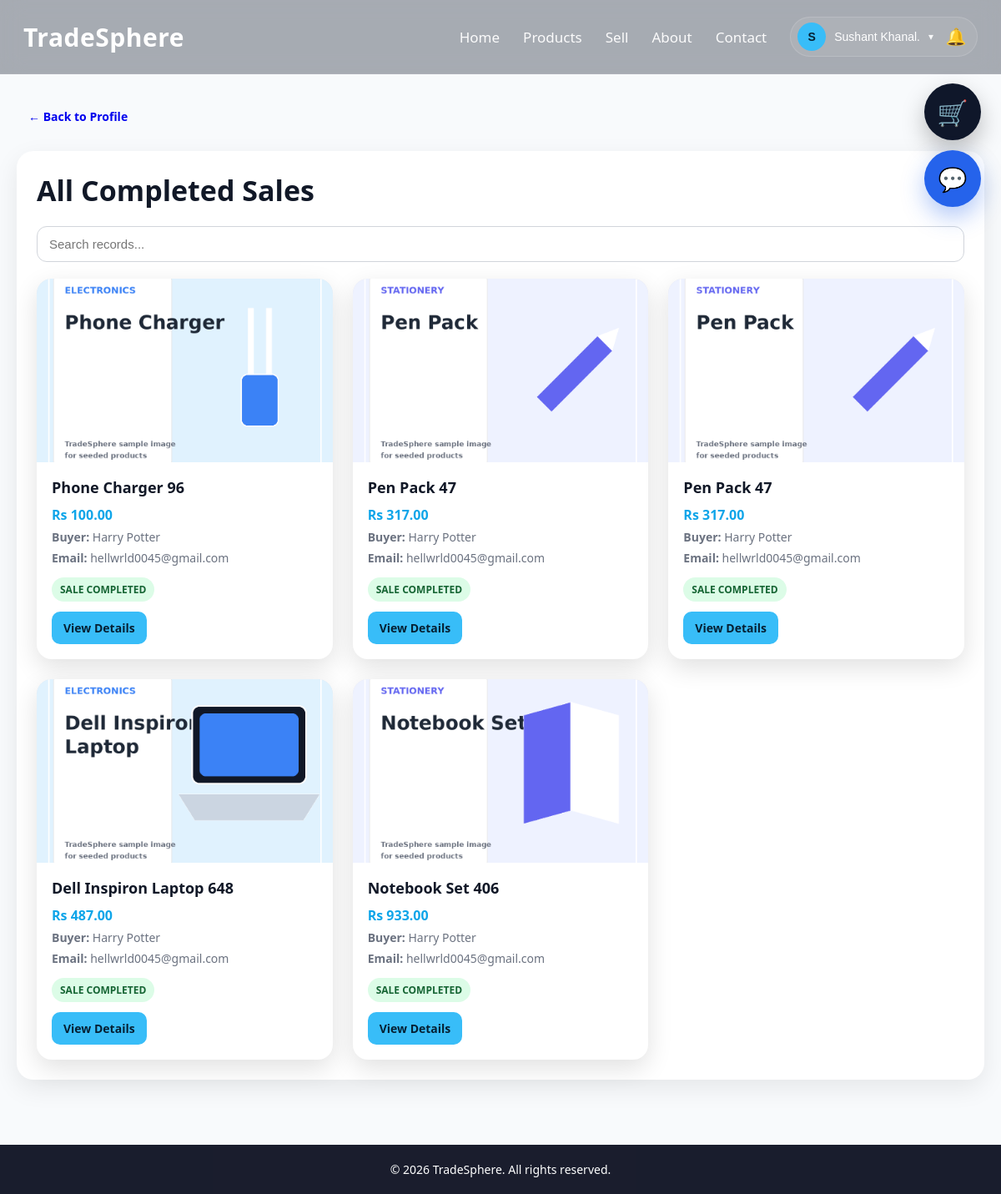
The app's page /completed_sales.php (signed in) with its own data.
### tables this page shows
CREATE TABLE `users` (
  `id` int(11) NOT NULL,
  `name` varchar(100) DEFAULT NULL,
  `email` varchar(150) DEFAULT NULL,
  `password` varchar(255) DEFAULT NULL,
  `role` enum('user','admin') DEFAULT 'user',
  `is_verified` tinyint(1) DEFAULT 0,
  `email_otp` varchar(255) DEFAULT NULL,
  `otp_expires_at` datetime DEFAULT NULL,
  `reset_token` varchar(255) DEFAULT NULL,
  `reset_expires_at` datetime DEFAULT NULL,
  `created_at` timestamp NOT NULL DEFAULT current_timestamp(),
  `seller_status` enum('none','pending','approved','rejected') DEFAULT 'none',
  `seller_requested_at` datetime DEFAULT NULL,
  `seller_verified_at` datetime DEFAULT NULL,
  `account_status` enum('active','pending_admin','removed') DEFAULT 'active',
  `removal_reason` text DEFAULT NULL,
  `removed_at` datetime DEFAULT NULL,
  `reapply_requested_at` datetime DEFAULT NULL
);

CREATE TABLE `orders` (
  `id` int(11) NOT NULL,
  `user_id` int(11) NOT NULL,
  `product_id` int(11) NOT NULL,
  `seller_user_id` int(11) DEFAULT NULL,
  `buyer_name` varchar(120) NOT NULL,
  `buyer_email` varchar(120) NOT NULL,
  `buyer_phone` varchar(30) NOT NULL,
  `buyer_message` text DEFAULT NULL,
  `amount` decimal(10,2) NOT NULL,
  `quantity` int(11) NOT NULL DEFAULT 1,
  `transaction_uuid` varchar(120) NOT NULL,
  `payment_method` varchar(50) NOT NULL DEFAULT 'eSewa',
  `payment_status` varchar(50) NOT NULL DEFAULT 'pending',
  `order_status` varchar(50) NOT NULL DEFAULT 'placed',
  `seller_delivery_status` varchar(50) NOT NULL DEFAULT 'pending',
  `buyer_received` tinyint(1) NOT NULL DEFAULT 0,
  `delivered_at` datetime DEFAULT NULL,
  `buyer_received_at` datetime DEFAULT NULL,
  `seller_cleared` tinyint(1) NOT NULL DEFAULT 0,
  `esewa_ref_id` varchar(120) DEFAULT NULL,
  `created_at` timestamp NOT NULL DEFAULT current_timestamp(),
  `updated_at` timestamp NOT NULL DEFAULT current_timestamp() ON UPDATE current_timestamp(),
  `buyer_address` text DEFAULT NULL
);

CREATE TABLE `products` (
  `id` int(11) NOT NULL,
  `user_id` int(11) DEFAULT NULL,
  `name` varchar(255) DEFAULT NULL,
  `category_id` int(11) DEFAULT NULL,
  `price` decimal(10,2) DEFAULT NULL,
  `city` varchar(100) DEFAULT NULL,
  `seller_email` varchar(150) DEFAULT NULL,
  `contact_number` varchar(20) DEFAULT NULL,
  `contact_info` varchar(255) DEFAULT NULL,
  `image` varchar(255) DEFAULT NULL,
  `description` text DEFAULT NULL,
  `product_condition` varchar(50) DEFAULT NULL,
  `status` enum('available','sold') DEFAULT 'available',
  `created_at` timestamp NOT NULL DEFAULT current_timestamp(),
  `average_rating` decimal(3,2) NOT NULL DEFAULT 0.00,
  `rating_count` int(11) NOT NULL DEFAULT 0,
  `ai_status` enum('approved','manual_review','rejected','skipped') DEFAULT 'skipped',
  `ai_reason` text DEFAULT NULL
);

### completed_sales.php (the view, shortened to what this page needs)
<?php
include "config/db.php";
$userEmail = $conn->real_escape_string($_SESSION['user']);
$userRes = $conn->query("SELECT * FROM users WHERE email='$userEmail' LIMIT 1");
$user = $userRes ? $userRes->fetch_assoc() : null;
$userId = (int)$user['id'];
$mySales = $conn->query("
    SELECT
        o.*,
        p.name AS product_name,
        p.image AS product_image
    FROM orders o
    INNER JOIN products p ON o.product_id = p.id
    WHERE o.seller_user_id = $userId
    AND o.buyer_received = 1
    ORDER BY o.buyer_received_at DESC, o.created_at DESC
");
?>
<!DOCTYPE html>
<html lang="en">
<head>
    <link rel="stylesheet" href="css/style.css">
</head>
<body>
<?php include "includes/navbar.php"; ?>
<div class="page-wrap">
<div class="container">
    <div class="back-row">
        <a href="profile.php#sales" class="small-btn dark">← Back to Profile</a>
    </div>
    <div class="profile-section-card">
        <h2 class="section-title" style="text-align:left;margin-bottom:20px;">All Completed Sales</h2>
        <?php if ($mySales && $mySales->num_rows > 0): ?>
            <div style="margin-bottom:20px;">
    <input
        type="text"
        id="profileSearchInput"
        placeholder="Search records..."
        style="width:100%;padding:12px 14px;border:1px solid #d1d5db;border-radius:12px;font-size:15px;"
    >
</div>
            <div class="products-grid">
                <?php while ($row = $mySales->fetch_assoc()): ?>
                    <div class="product-card">
                        <div class="product-image-wrap">
                            <img src="uploads/<?php echo htmlspecialchars($row['product_image']); ?>" alt="Sold Product">
                        </div>
                        <div class="product-body">
                            <h3><?php echo htmlspecialchars($row['product_name']); ?></h3>
                            <p class="price">Rs <?php echo number_format((float)$row['amount'], 2); ?></p>
                            <p class="meta"><strong>Buyer:</strong> <?php echo htmlspecialchars($row['buyer_name']); ?></p>
                            <p class="meta"><strong>Email:</strong> <?php echo htmlspecialchars($row['buyer_email']); ?></p>
                            <span class="purchase-badge">SALE COMPLETED</span>
                            <div class="product-actions" style="margin-top:12px;">
                                <a href="product_details.php?id=<?php echo (int)$row['product_id']; ?>" class="small-btn primary">View Details</a>
                            </div>
                        </div>
                    </div>
                <?php endwhile; ?>
            </div>
        <?php else: ?>
            <p class="inline-empty">No completed sales yet.</p>
        <?php endif; ?>
    </div>
</div>
</div>
<footer>© 2026 TradeSphere. All rights reserved.</footer>
</body>
</html>

### includes/navbar.php (shortened to what this page needs)
<?php
include_once __DIR__ . "/../config/db.php";
$navUser = null;
$navCartCount = 0;
if (isset($_SESSION['user'])) {
    $navEmail = $conn->real_escape_string($_SESSION['user']);
    $navRes = $conn->query("
        SELECT id, name, email
        FROM users
        WHERE email='$navEmail'
        LIMIT 1
    ");
    $navUser = $navRes ? $navRes->fetch_assoc() : null;
    if ($navUser) {
        $navUserId = (int)$navUser['id'];
        $cartRes = $conn->query("
            SELECT SUM(quantity) AS total
            FROM cart
            WHERE user_id=$navUserId
        ");
        if ($cartRes) {
            $cartData = $cartRes->fetch_assoc();
            $navCartCount = (int)($cartData['total'] ?? 0);
        }
    }
}
$firstLetter = $navUser ? strtoupper(substr($navUser['name'], 0, 1)) : "U";
?>
<nav class="navbar">
    <div class="navbar-inner">
        <div class="logo">
            <a href="index.php">TradeSphere</a>
        </div>
        <div class="nav-links" id="navLinks">
            <a href="index.php">Home</a>
            <a href="products.php">Products</a>
            <a href="sell.php">Sell</a>
            <a href="index.php#about">About</a>
            <a href="index.php#contact">Contact</a>
            <?php if ($navUser): ?>
                <div class="profile-menu">
                    <div class="profile-combo">
                        <button type="button" class="profile-toggle" id="profileToggle">
                            <span class="profile-avatar">
                                <?php echo htmlspecialchars($firstLetter); ?>
                            </span>
                            <span class="profile-name">
                                <?php echo htmlspecialchars($navUser['name']); ?>
                            </span>
                            <span class="profile-caret">▾</span>
                        </button>
                        <button
                            type="button"
                            class="notification-btn"
                            onclick="toggleNotifications()"
                            title="Notifications"
                        >
                            🔔
                        </button>
                    </div>
                </div>
            <?php else: ?>
                <a href="login.php">Login</a>
                <a href="register.php" class="nav-btn">Register</a>
            <?php endif; ?>
        </div>
    </div>
</nav>
<?php if ($navUser): ?>
    <a
        href="cart.php"
        id="floatingCart"
        class="floating-cart <?php echo ($navCartCount > 0) ? 'cart-active' : ''; ?>"
        title="View Cart"
    >
        🛒
    </a>
    <a
        href="messages.php"
        id="floatingMessages"
        class="floating-message-btn"
        title="Messages"
    >
        💬
    </a>
<?php endif; ?>

### completed_sales.php (style rules this page uses)
.back-row { margin-bottom:22px; }
.purchase-badge { display:inline-block;margin-top:8px;padding:6px 10px;border-radius:999px;font-size:12px;font-weight:700;background:#dcfce7;color:#166534; }

### records on screen
users: name "S", name "Sushant Khanal."
orders: product.image (picture), product.name "Phone Charger 96", amount "100.00", buyer_name "Harry Potter", buyer_email "hellwrld0045@gmail.com"
orders: product.image (picture), product.name "Pen Pack 47", amount "317.00", buyer_name "Harry Potter", buyer_email "hellwrld0045@gmail.com"
orders: product.image (picture), product.name "Pen Pack 47", amount "317.00", buyer_name "Harry Potter", buyer_email "hellwrld0045@gmail.com"
orders: product.image (picture), product.name "Dell Inspiron Laptop 648", amount "487.00", buyer_name "Harry Potter", buyer_email "hellwrld0045@gmail.com"
orders: product.image (picture), product.name "Notebook Set 406", amount "933.00", buyer_name "Harry Potter", buyer_email "hellwrld0045@gmail.com"
